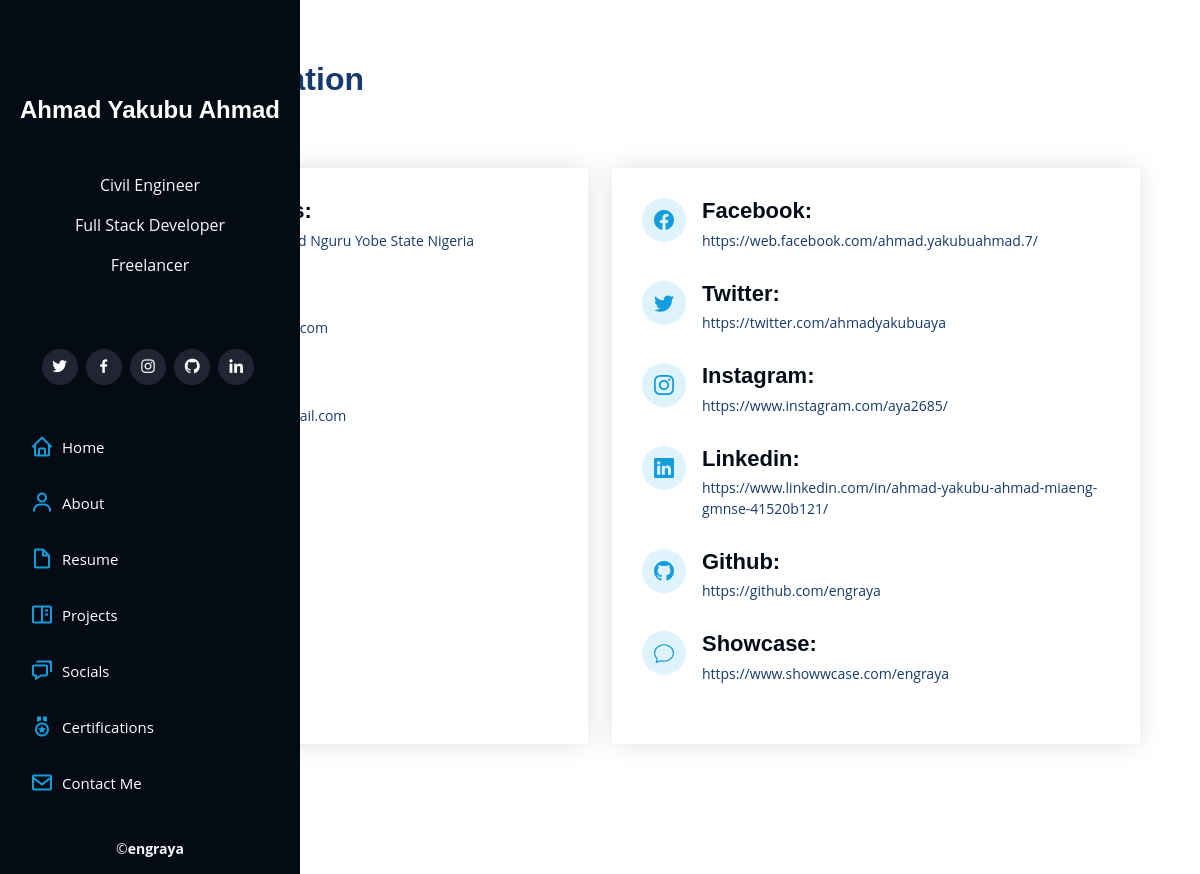
The app's page /socials with its own data.
### baseapp/models.py (models this page shows)
class Social(models.Model):
    facebook = models.URLField(null=True, blank=True)
    twitter = models.URLField(null=True, blank=True)
    instagram = models.URLField(null=True, blank=True)
    linkedin = models.URLField(null=True, blank=True)
    github = models.URLField(null=True, blank=True)
    showcase = models.URLField(null=True, blank=True)
    homeAdress = models.CharField(max_length=200, null=True, blank=True)
    phone1 = models.CharField(max_length=200, null=True, blank=True)
    phone2 = models.CharField(max_length=200, null=True, blank=True)
    primaryEmail = models.EmailField(max_length=200, null=True, blank=True)
    AlternativeEmail = models.EmailField(max_length=200, null=True, blank=True)
    whatsapp = models.CharField(max_length=200, null=True, blank=True)

### baseapp/views.py (the view)
# urls.py: path('socials', views.socials, name="socials"),
def socials(request):
    socials = Social.objects.all()
    context = { 'socials' : socials}
    return render(request, 'baseapp/socials.html', context)

### baseapp/templates/baseapp/socials.html (shortened to what this page needs)
{% extends 'baseapp/base.html' %}
{% load static %}
{% block content  %}
    <section id="contact" class="contact">
        <div class="container">
          <div class="section-title">
            <h2>Contact Information</h2>
          </div>
          {% for social in socials %}
          <div class="row" data-aos="fade-in">
            <div class="col-lg-6 d-flex align-items-stretch">
              <div class="info">
                <div class="address">
                  <h4>Home Address:</h4>
                  <p>{{social.homeAdress}}</p>
                </div>
                <div class="email">
                  <h4>Email :</h4>
                  <p>{{social.primaryEmail}}</p>
                </div>
                <div class="email">
                    <h4>Email 2:</h4>
                    <p>{{social.AlternativeEmail}}</p>
                  </div>
                <div class="tel">
                  <h4>Tel:</h4>
                  <p>{{social.phone2}}</p>
                </div>
                <div class="phone">
                    <h4>Phone:</h4>
                    <p>{{social.phone1}}</p>
                  </div>
                  <div class="whatsapp">
                    <h4>Whatsapp:</h4>
                    <p>{{social.whatsapp}}</p>
                  </div>
              </div>
            </div>
            <div class="col-lg-6 d-flex align-items-stretch">
                <div class="info">
                    <div class="facebook">
                      <i class="bi bi-facebook"></i>
                      <h4>Facebook:</h4>
                      <a href="{{social.facebook}}" target="_blank"><p>{{social.facebook}}</p></a>
                    </div>
                    <div class="twitter">
                      <i class="bi bi-twitter"></i>
                      <h4>Twitter:</h4>
                      <a href="{{social.twitter}}" target="_blank"><p>{{social.twitter}}</p></a>
                    </div>
                    <div class="instagram">
                      <i class="bi bi-instagram"></i>
                      <h4>Instagram:</h4>
                      <a href="{{social.instagram}}" target="_blank"><p>{{social.instagram}}</p></a>
                    </div>
                    <div class="linkedin">
                      <i class="bi bi-linkedin"></i>
                      <h4>Linkedin:</h4>
                      <a href="{{social.linkedin}}" target="_blank"><p>{{social.linkedin}}</p></a>
                    </div>
                    <div class="github">
                      <i class="bi bi-github"></i>
                      <h4>Github:</h4>
                      <a href="{{social.github}}" target="_blank"><p>{{social.github}}</p></a>
                    </div>
                    <div class="showcase">
                      <i class="bi bi-chat"></i>
                      <h4>Showcase:</h4>
                      <a href="{{social.showcase}}" target="_blank"><p>{{social.showcase}}</p></a>
                    </div>
                </div>
              </div>
          </div>
          {% endfor %}
        </div>
      </section>
{% endblock content  %}

### static/assets/css/style.css (style rules this page uses)
body { font-family: "Open Sans", sans-serif; color: #272829; }
a { color: #149ddd; text-decoration: none; }
h1, h2, h3, h4, h5, h6 { font-family: "Raleway", sans-serif; }
.container, .container-fluid { padding-left: 30px; padding-right: 30px; }
section { padding: 60px 0; overflow: hidden; }
.section-title { padding-bottom: 30px; }
.section-title h2 { font-size: 32px; font-weight: bold; margin-bottom: 20px; padding-bottom: 20px; position: relative; color: #173b6c; }
.section-title h2::after { content: ""; position: absolute; display: block; width: 50px; height: 3px; background: #149ddd; bottom: 0; left: 0; }
.contact { padding-bottom: 130px; }
.contact .info { padding: 30px; background: #fff; width: 100%; box-shadow: 0 0 24px 0 rgba(0, 0, 0, 0.12); }
.contact .info i { font-size: 20px; color: #149ddd; float: left; width: 44px; height: 44px; background: #dff3fc; display: flex; justify-content: center; align-items: center; border-radius: 50px; transition: all 0.3s ease-in-out; }
.contact .info h4 { padding: 0 0 0 60px; font-size: 22px; font-weight: 600; margin-bottom: 5px; color: #050d18; }
.contact .info p { padding: 0 0 10px 60px; margin-bottom: 20px; font-size: 14px; color: #173b6c; }
.contact .info .email p { padding-top: 5px; }

### records on screen
Social: homeAdress "Sabon Gari Kanuri Ward Nguru Yobe State Nigeria", facebook "https://web.facebook.com/ahmad.yakubuahmad.7/", twitter "https://twitter.com/ahmadyakubuaya", instagram "https://www.instagram.com/aya2685/", linkedin "https://www.linkedin.com/in/ahmad-yakubu-ahmad-miaeng-gmnse-41520b121/", github "https://github.com/engraya", showcase "https://www.showwcase.com/engraya"
